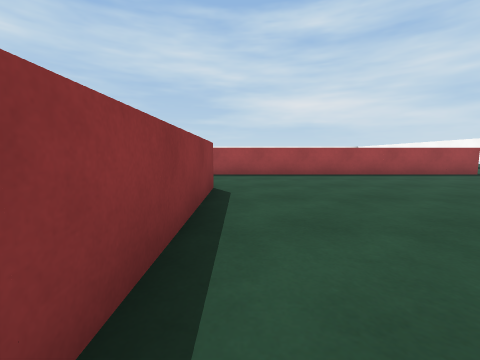
view 1 (above)

24 first-person views from a walk through a scene from a Unity 3-D project. The camera is 0.62 m above the floor, tilts 6° down and sees 90° across. The floor is counted in squares, 1 m on a side. Each view is taken from the middle of a square. On the plan, view 1 faces up. The plan holds only what a view shows up to about 9 squares ahead; the rest is blank. The place goes on beyond the plan. Surface patterns are stand-ins for the level's own textures.

view 2
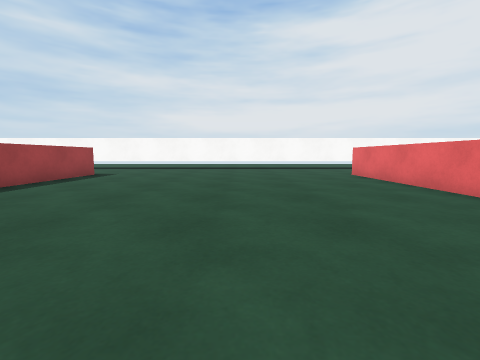

view 3
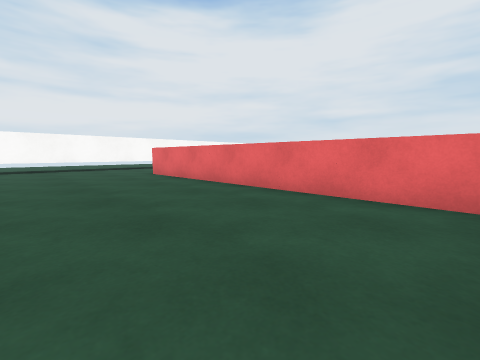

view 4
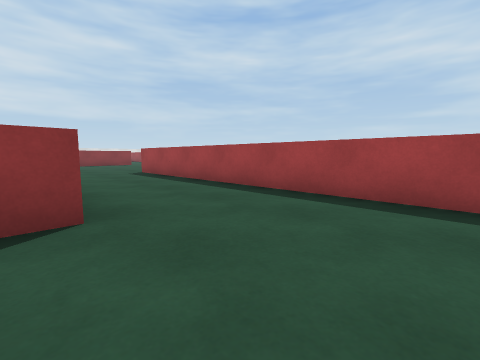

view 5
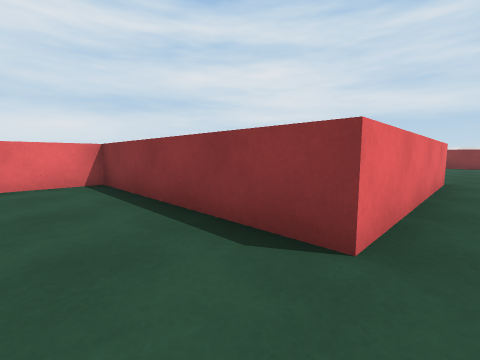

view 6
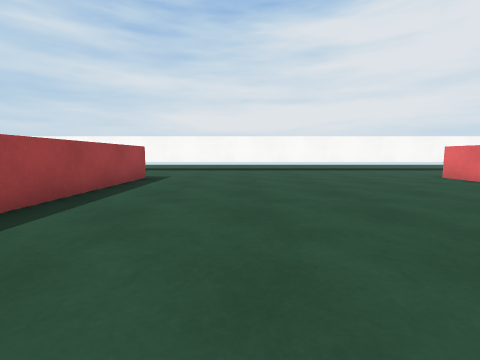

view 7
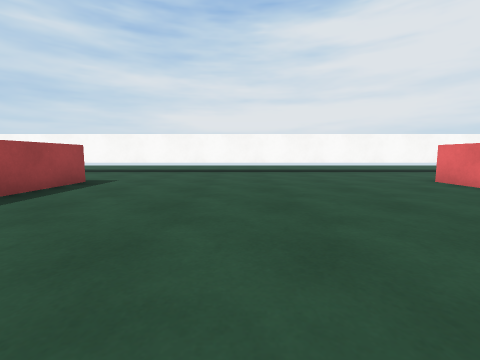

view 8
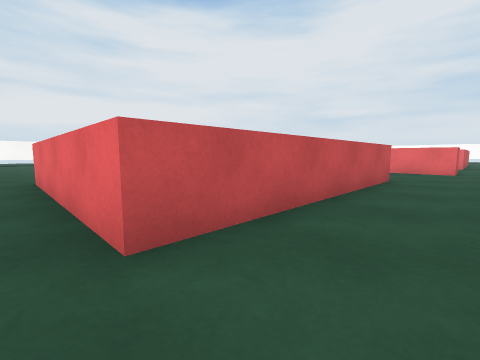

view 9
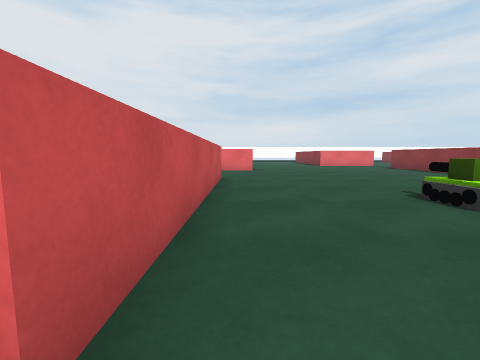

view 10
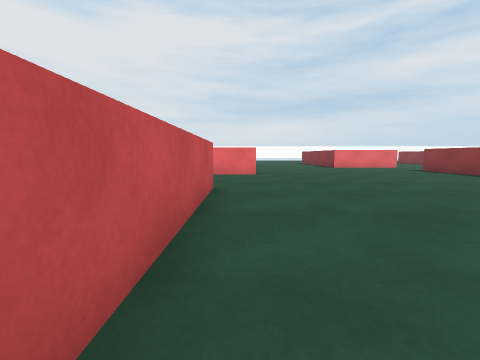

view 11
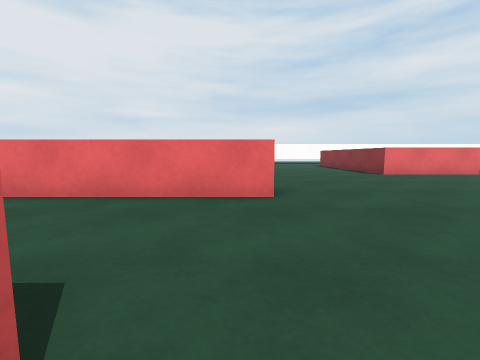

view 12
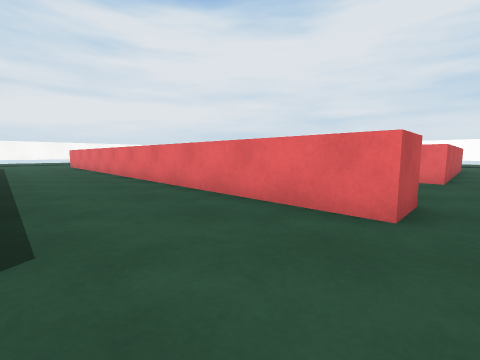

view 13
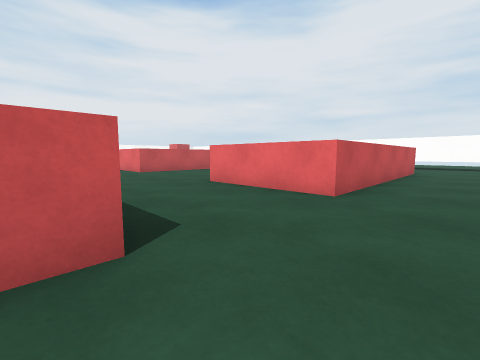

view 14
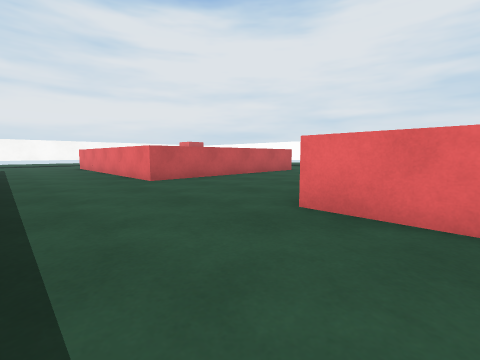

view 15
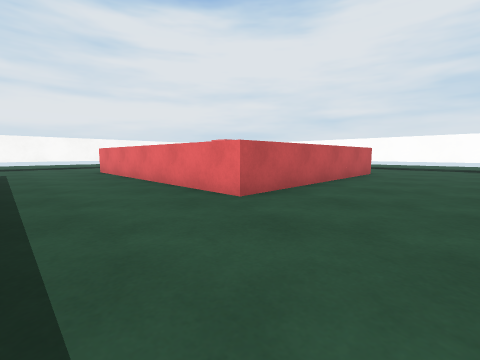

view 16
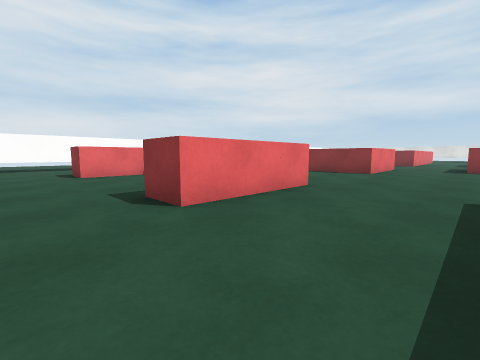

view 17
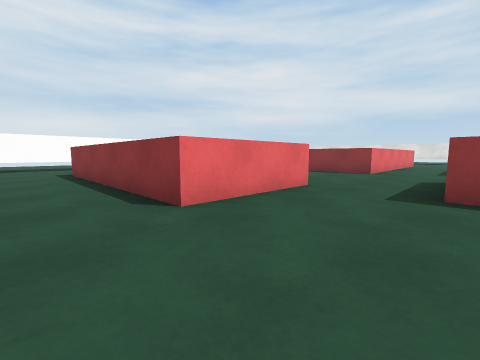

view 18
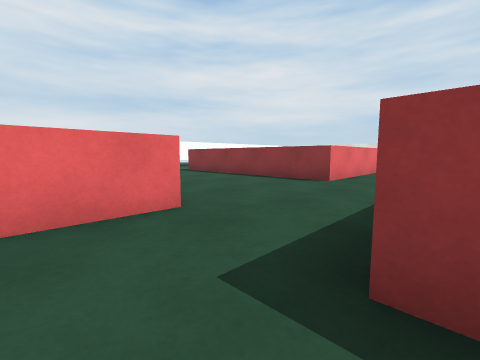

view 19
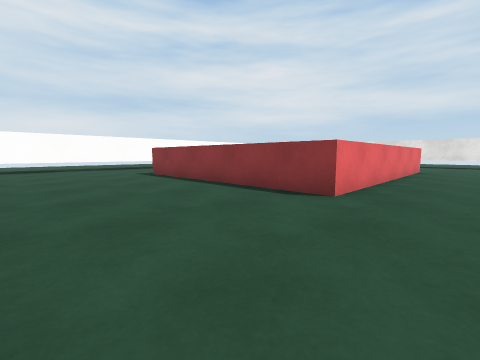

view 20
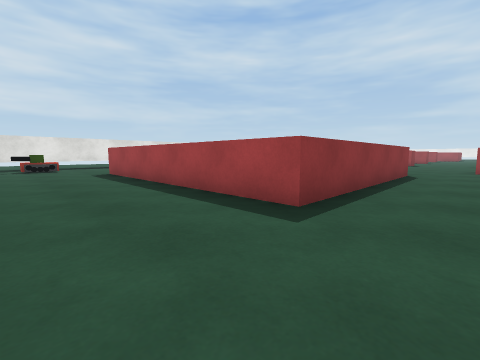

view 21
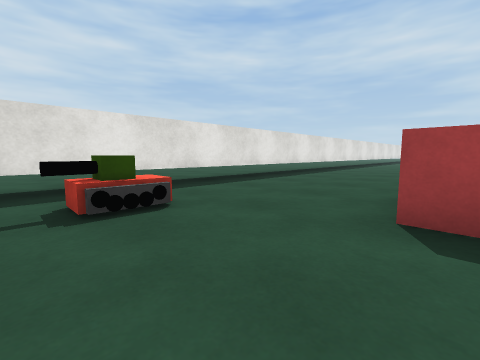

view 22
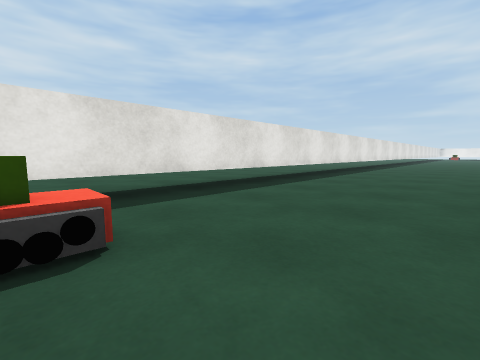

view 23
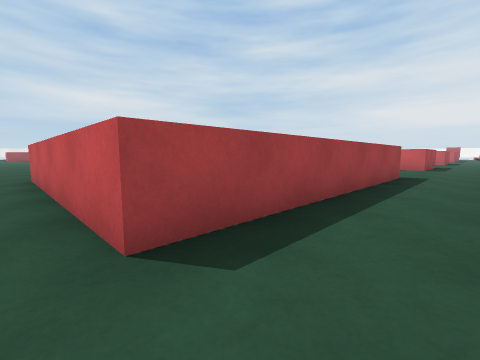

view 24
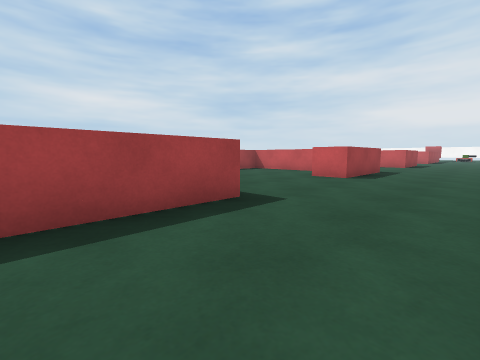

### Floor plan
Points are (right, up) in squares from view 1. A wall is a line through its corners. A room is listed if a view was taken in it or the views show most of it. See-through windows are left out.
Room 1 (views 1, 2, 3, 4, 5, 6, 7)
walls: (7.6, 7.6) (-5.5, 7.6); (10.5, 0.5) (10.5, 8.5); (-5.5, 4.5) (-0.5, 4.5) (-0.5, -0.5) (7.5, -0.5)
ways out: opening at (-6, 6) to room 2; opening at (9, -0.3) to room 2
Room 2 (views 8, 9, 10, 11, 12, 13, 14, 15, 16, 17, 18, 19, 20, 21, 22, 23, 24)
walls: (-13.6, -8.5) (-10.5, -8.5) (-10.5, -14.5) (-13.5, -14.5) (-13.5, -13.5); (-13.1, -2.1) (-13.1, -6.4); (-6.5, -5.6) (-6.5, -4.5) (3.4, -4.5); (-17.5, -8.5) (-17.5, -14.5) (-24.5, -14.5) (-24.5, -8.5) (-17.5, -8.5); (-5.5, -1.5) (-5.5, 4.5); (-5.2, -13.5) (-3.5, -13.5) (-3.5, -14.5); (-6.5, -14.5) (-6.5, -8.5) (-3.5, -8.5) (-3.5, -9.5); (-10.4, -17.5) (-7.6, -17.5); (-16.4, -17.5) (-14, -17.5); (-3.4, -17.5) (-0.6, -17.5); (0.5, -14.5) (0.5, -8.5) (7.5, -8.5); (-5.5, 7.6) (-6.5, 7.6); (-28.5, -6.6) (-28.5, -17.1); (10.5, -3) (10.5, 0.5)
ways out: opening at (-6, 6) to room 1; opening at (9, -0.3) to room 1; opening at (-17.5, -6)
objects: other object (-27, -16); other object (-9, 2)

Positions as (right, up) in squares from view 1, and headings:
1: (0, 0), facing up
2: (0, 3), facing right
3: (0, 3), facing down-right
4: (2, 4), facing up-left
5: (1, 5), facing down-left
6: (1, 5), facing right
7: (2, 4), facing right
8: (-7, 5), facing down-right
9: (-6, 5), facing down
10: (-6, 3), facing down
11: (-6, -1), facing down
12: (-7, -2), facing down-right
13: (-8, -5), facing down-right
14: (-5, -6), facing down-right
15: (-2, -6), facing down-right
16: (-2, -6), facing down-left
17: (-9, -6), facing down-left
18: (-12, -6), facing down-left
19: (-14, -7), facing down-left
20: (-16, -17), facing up-left
21: (-24, -17), facing up-left
22: (-25, -16), facing up-left
23: (-25, -16), facing up-right
24: (-20, -17), facing up-right
